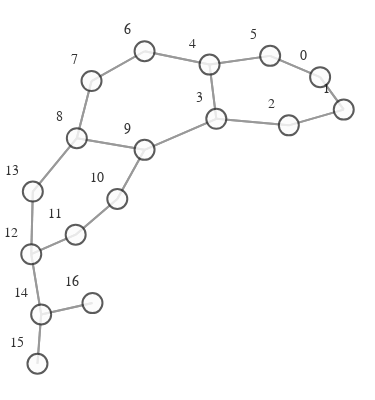

Notebook source saved alongside this figure:
### Markdown cell above
# VISUALIZATION

### Code cell
def create_graph(graph):
    g = to_networkx(graph)
    pos = nx.spring_layout(g)
    vis = GraphVisualization(
        g,
        pos,
        node_text_position="top left",
        node_size=20,
    )
    fig = vis.create_figure()
    return fig


fig = create_graph(dataset[0])
fig.show()

### Figure 1 — Plotly figure (JSON) as saved in the notebook; plotly's stock layout.template omitted (floating-point values rounded to 4 significant figures)
{"data": [{"hoverinfo": "none", "line": {"color": "#808080", "width": 2}, "mode": "lines", "opacity": 0.8, "type": "scatter", "x": [0.7279, 0.8284, null, 0.7279, 0.5152, null, 0.8284, 0.7279, null, 0.8284, 0.5947, null, 0.5947, 0.8284, null, 0.5947, 0.2861, null, 0.2861, 0.5947, null, 0.2861, 0.2573, null, 0.2861, -0.01919, null, 0.2573, 0.2861, null, 0.2573, 0.5152, null, 0.2573, -0.01919, null, 0.5152, 0.7279, null, 0.5152, 0.2573, null, -0.01919, 0.2573, null, -0.01919, -0.2449, null, -0.2449, -0.01919, null, -0.2449, -0.3074, null, -0.3074, -0.2449, null, -0.3074, -0.01919, null, -0.3074, -0.4947, null, -0.01919, 0.2861, null, -0.01919, -0.3074, null, -0.01919, -0.1352, null, -0.1352, -0.01919, null, -0.1352, -0.3124, null, -0.3124, -0.1352, null, -0.3124, -0.5014, null, -0.5014, -0.3124, null, -0.5014, -0.4947, null, -0.5014, -0.4592, null, -0.4947, -0.3074, null, -0.4947, -0.5014, null, -0.4592, -0.5014, null, -0.4592, -0.475, null, -0.4592, -0.2409, null, -0.475, -0.4592, null, -0.2409, -0.4592, null], "y": [0.4538, 0.2892, null, 0.4538, 0.5617, null, 0.2892, 0.4538, null, 0.2892, 0.2093, null, 0.2093, 0.2892, null, 0.2093, 0.2425, null, 0.2425, 0.2093, null, 0.2425, 0.5175, null, 0.2425, 0.08498, null, 0.5175, 0.2425, null, 0.5175, 0.5617, null, 0.5175, 0.5852, null, 0.5617, 0.4538, null, 0.5617, 0.5175, null, 0.5852, 0.5175, null, 0.5852, 0.4341, null, 0.4341, 0.5852, null, 0.4341, 0.1441, null, 0.1441, 0.4341, null, 0.1441, 0.08498, null, 0.1441, -0.1267, null, 0.08498, 0.2425, null, 0.08498, 0.1441, null, 0.08498, -0.1643, null, -0.1643, 0.08498, null, -0.1643, -0.3451, null, -0.3451, -0.1643, null, -0.3451, -0.4443, null, -0.4443, -0.3451, null, -0.4443, -0.1267, null, -0.4443, -0.7498, null, -0.1267, 0.1441, null, -0.1267, -0.4443, null, -0.7498, -0.4443, null, -0.7498, -1, null, -0.7498, -0.6923, null, -1, -0.7498, null, -0.6923, -0.7498, null]}, {"hoverinfo": "text", "marker": {"color": "#fcfcfc", "colorbar": {"thickness": 15, "title": {"side": "right", "text": ""}, "xanchor": "left"}, "colorscale": [[0, "rgb(255,255,217)"], [0.125, "rgb(237,248,177)"], [0.25, "rgb(199,233,180)"], [0.375, "rgb(127,205,187)"], [0.5, "rgb(65,182,196)"], [0.625, "rgb(29,145,192)"], [0.75, "rgb(34,94,168)"], [0.875, "rgb(37,52,148)"], [1, "rgb(8,29,88)"]], "line": {"color": "#333333", "width": 2}, "reversescale": false, "showscale": false, "size": 20}, "mode": "markers+text", "opacity": 0.8, "text": ["0", "1", "2", "3", "4", "5", "6", "7", "8", "9", "10", "11", "12", "13", "14", "15", "16"], "textfont": {"color": "#000000", "family": "Arial", "size": 14}, "textposition": "top left", "type": "scatter", "x": [0.7279, 0.8284, 0.5947, 0.2861, 0.2573, 0.5152, -0.01919, -0.2449, -0.3074, -0.01919, -0.1352, -0.3124, -0.5014, -0.4947, -0.4592, -0.475, -0.2409], "y": [0.4538, 0.2892, 0.2093, 0.2425, 0.5175, 0.5617, 0.5852, 0.4341, 0.1441, 0.08498, -0.1643, -0.3451, -0.4443, -0.1267, -0.7498, -1, -0.6923]}], "layout": {"autosize": false, "height": 400, "hovermode": "closest", "margin": {"b": 5, "l": 0, "r": 0, "t": 20}, "paper_bgcolor": "rgba(255,255,255,255)", "plot_bgcolor": "rgba(0,0,0,0)", "scene": {"xaxis": {"autorange": true, "showgrid": false, "showline": false, "showticklabels": false, "ticks": "", "visible": false, "zeroline": false}, "yaxis": {"autorange": true, "showgrid": false, "showline": false, "showticklabels": false, "ticks": "", "visible": false, "zeroline": false}, "zaxis": {"autorange": true, "showgrid": false, "showline": false, "showticklabels": false, "ticks": "", "visible": false, "zeroline": false}}, "showlegend": false, "title": {"font": {"size": 16}, "text": ""}, "width": 375, "xaxis": {"autorange": true, "showgrid": false, "showline": false, "showticklabels": false, "ticks": "", "visible": false, "zeroline": false}, "yaxis": {"autorange": true, "showgrid": false, "showline": false, "showticklabels": false, "ticks": "", "visible": false, "zeroline": false}}}
